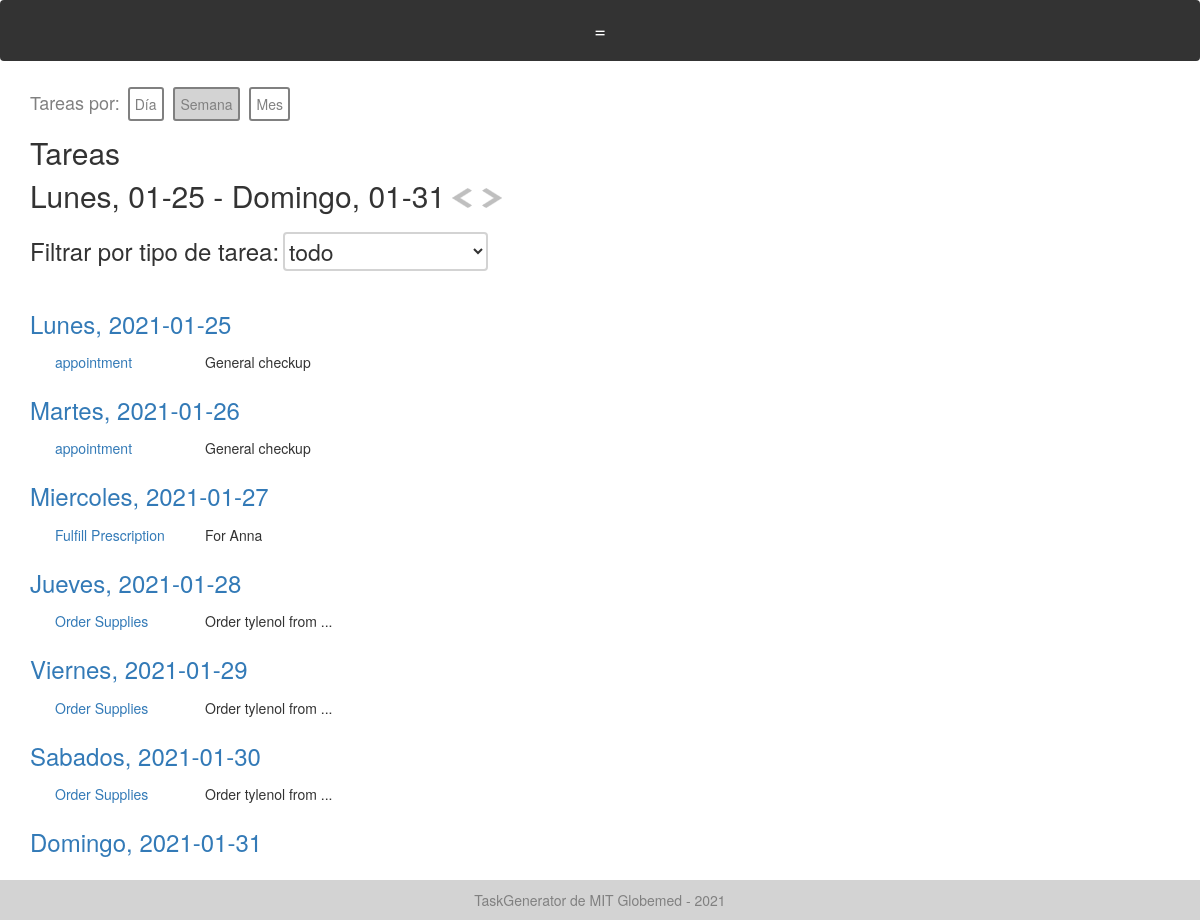
The page /weekly_tasks/2021-01-25 (signed in) on the database as committed earlier.
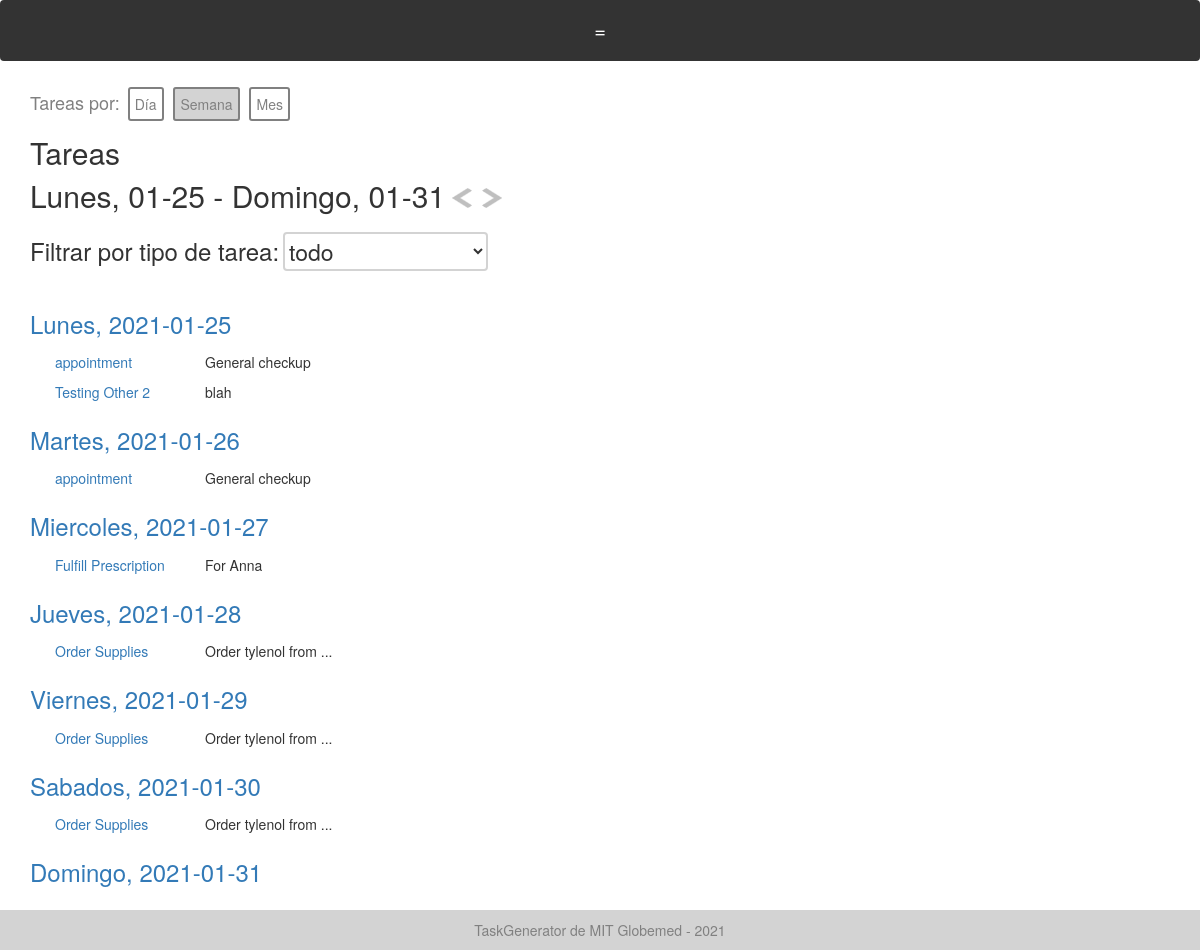
The same page on the database as committed later.
### models.py (models this page shows)
class Task(Base):
    __tablename__ = "tasks"
    id = Column(Integer, primary_key=True)
    task_type = Column(String, default="Generic")
    creator_id = Column(Integer)
    created_datetime = Column(DateTime)
    created_datestring = Column(String)
    due_datetime = Column(DateTime)
    due_datestring = Column(String)
    description = Column(String)
    completed = Column(Boolean) # completed or not
    fields = Column(PickleType) # dictionary of strings to strings
    reminders = Column(PickleType) # list of datetimes
    reminder_datestrings = Column(PickleType) # list of datetimes
    color = Column(String)
    items_of_use = Column(PickleType) # list of Inventory Item IDs

### app.py (the view)
@app.route('/weekly_tasks/<date>')
@check_login_wrapper
def weekly_tasks(date):
    print("date", date)
    date_datetime = datetime.strptime(date, "%Y-%m-%d")
    monday =  date_datetime - timedelta(days = date_datetime.weekday())
    monday_datestr = monday.strftime("%Y-%m-%d")
    return render_template("weekly_tasks.html", tasks_by_day=get_tasks_week(monday_datestr), col_strings = ["Due Date"], col_vars = ["due_datestring"], task_types=get_task_types(),
        datestrings = [(monday+timedelta(days=i)).strftime("%Y-%m-%d") for i in range(7)], datestring=monday.strftime("%Y-%m-%d"),
        weekdays=WEEKDAYS)

### app.py (called while the page is built)
def check_login_wrapper(func):
    @wraps(func)
    def inner(*args, **kwargs):
        if "username" not in login_session:
            flash("Please login to see that page." if login_session["language"] == "English" else "Inicie sesión para ver esa página")
            return redirect(url_for('login'))
        if "language" not in login_session:
            login_session["language"] = "Spanish"
        return func(*args, **kwargs)
    return inner

### database.py (called while the page is built)
def get_task_types():
    return session.query(TaskType).all()

def get_tasks():
    return session.query(Task).all()

def get_tasks_week(monday_date):
    tasks_by_day = []
    monday_datetime = datetime.strptime(monday_date, "%Y-%m-%d")
    for i in range(7):
        day_datetime = monday_datetime + timedelta(days=i)
        date = day_datetime.strftime("%Y-%m-%d")
        tasks = []
        for task in get_tasks():
            print("task due", task.due_datestring, task.reminder_datestrings, date)
            if task.due_datestring == date or date in task.reminder_datestrings:
                tasks.append(task)
        tasks_by_day.append(tasks)
    print("tasks_by_day", tasks_by_day)
    return tasks_by_day

### templates/weekly_tasks.html (shortened to what this page needs)
{% extends "layout.html" %}
{% block body %}
 <span style="font-size: 18px; color: grey;">{{text['Tasks by']}}: </span>
  <a class="pretty-button" href="/daily_tasks/{{datestring}}">{{text['Day']}}</a>
  <a style="background-color: lightgrey; color:grey;" class="pretty-button" href="/weekly_tasks/{{datestring}}">{{text['Week']}}</a>
  <a class="pretty-button" href="/monthly_tasks/{{datestring}}">{{text['Month']}}</a>
  <br>
  <h2 >{{text['Tasks']}}</h2>
  <h2 id="day_header" style="display: inline">{{text['Monday']}}, {{datestrings[0][5:]}} - {{text['Sunday']}}, {{datestrings[6][5:]}}</h2>
  <a  id="prev_button"><img style="margin-top: -10px;" src="{{url_for('static', filename='arrow_left.png')}}" class="arrow"></a>
  <a  id="next_button"><img style="margin-top: -10px;" src="{{url_for('static', filename='arrow_right.png')}}" class="arrow"></a>
  <br>
  <br>
  <h3 style="display: inline;">{{text['Filter by task type']}}:</h3>
    <select id="task_type" name="task_type" onchange="filterByTaskType()" style="font-size: 23px; border: solid lightgrey 2px; background: none; border-radius: 4px;">
    <option  value="all">{{text['all']}}</option>
  </select>
  <br>
  <br>
  {% for tasks in tasks_by_day %}
    <h3><a href="/daily_tasks/{{datestrings[loop.index]}}">{{WEEKDAYS[loop.index-1]}}, {{datestrings[loop.index-1]}}</a></h3>
    <div id="table-container-{{weekdays[loop.index]}}" style="margin-left: 20px;">
  	  <table id="hidden-task-table-{{weekdays[loop.index]}}" style="display: none; width:300px; " >
    	{% for task in tasks %}
    		<tr class="task-row" >
    			<td style="border:none"><a href="/task/{{task.id}}"> {{ task.task_type }} </a></td>
    			{% if task.description|length > 20 %}
    		        <td style="border:none" class="desc-col"> {{ task.description[:20] }} <span class="tooltip2">...<span class="tooltiptext">{{ task.description }}</span></span></td>
    		    {% else %}
    		    	<td style="border:none" class="desc-col"> {{ task.description }} </td>
    		    {% endif %}
    	    </tr>
        {% endfor %}
      </table>
    </div>
  {% endfor %}
{%endblock%}

### templates/layout.html (shortened to what this page needs)
<!doctype html>
<html lang="en">
<head>
  <link rel="stylesheet" href="https://maxcdn.bootstrapcdn.com/bootstrap/3.3.7/css/bootstrap.min.css">
  <link rel="stylesheet" href="{{url_for('static', filename='style.css')}}">
{% set WEEKDAYS = ["Lunes", "Martes", "Miercoles", "Jueves", "Viernes", "Sabados", "Domingo"] %}
{% set UNITS = ["día", "semana", "mes"] %}
{% if session['language'] == 'English' %}
  {% for key in text %}
    {% set text=text.__setitem__(key, key) %}
  {% endfor %}
  {% set WEEKDAYS = ["Monday", "Tuesday", "Wednesday", "Thursday", "Friday", "Saturday", "Sunday"] %}
  {% set UNITS = ["day", "week", "month"] %}
{% endif %}
</head>
<body style="position: relative;  min-height: 89vh;">
<div class="navbar" style="position: fixed; margin-bottom: 100px;" >
  <div class="row" style="width:100%">
    <div class="right-col" style="" >
      <div class="navbar" style="width: 100%">
        <a id="navbutton" onclick="expandNav(this)">=</a>
      </div>
    </div>
  </div>
</div>
<div id="fade_bar" >
</div>
  <div style="position:relative; margin-top:90px; margin-left: 30px; margin-right: 30px; padding-bottom: 5.5rem;    /* Footer height */">
  {% block body %}
  {% endblock %}
  </div>
  <div>
    <div class="footer">
      <span> {{text['TaskGenerator by MIT Globemed - 2021']}} </span>
    </div>
  </div>
</body>
</html>

### static/style.css (style rules this page uses)
.footer { left: 0; bottom: 0; width: 100%; background-color: lightgrey; padding: 10px; color: grey; text-align: center; position: absolute; bottom: 0; width: 100%; height: 4rem; }
td { padding: 5px; border: 1px solid black; }
.navbar { padding-left: 0px; padding-right: 20px; }
.desc-col { width: 150px; max-height: 20px; }
.task-row { max-height: 20px; white-space: nowrap; }
.tooltip2 { position: relative; display: inline-block; }

### templates/layout.html (style rules this page uses)
.footer { left: 0; bottom: 0; width: 100%; background-color: lightgrey; padding: 10px; color: grey; text-align: center; position: absolute; bottom: 0; width: 100%; height: 4rem; }
td { padding: 5px; border: 1px solid black; }
.navbar { padding-left: 0px; padding-right: 20px; }
.desc-col { width: 150px; max-height: 20px; }
.task-row { max-height: 20px; white-space: nowrap; }
.tooltip2 { position: relative; display: inline-block; }
.navbar { font-size: 20px; }
.navbar { display: flex; background-color: #333; position: relative; width: 100%; top:0; margin-top: 0; z-index: 9999; padding-right: 0px; margin-bottom: 0px; }
.navbar a { color: white; padding: 14px 20px; text-decoration: none; text-align: center; position: relative; }
#navbutton { display: none; }
.row { margin: 0px; }
.row:after { content: ""; display: table; clear: both; }
.right-col { float: left; width: calc(100% - 244px); }
#fade_bar { position: fixed;width: 100%;top: 71px;height: 15px; z-index: 10; background: linear-gradient( to bottom, white, transparent ); }
@media screen and (max-width: 1267px) { .navbar { flex-direction: column; position: relative; } }
@media screen and (max-width: 1267px) { #navbutton { display: block; } }
@media screen and (max-width: 1267px) { .right-col { float: none; width: 100%; } }
@media screen and (max-width: 1267px) { #fade_bar { top:60px; } }
.pretty-button { border: solid 2px grey; color: grey; background-color: transparent; border-radius: 3px; padding: 5px; box-sizing: border-box; margin:3px; }
.arrow { cursor: pointer; width: 20px; height: 20px; margin: 3px; box-sizing: border-box; }

Rows that differ between the two databases and show on the page:
added Task: task_type "Testing Other 2", description "blah", shown under "Lunes"
